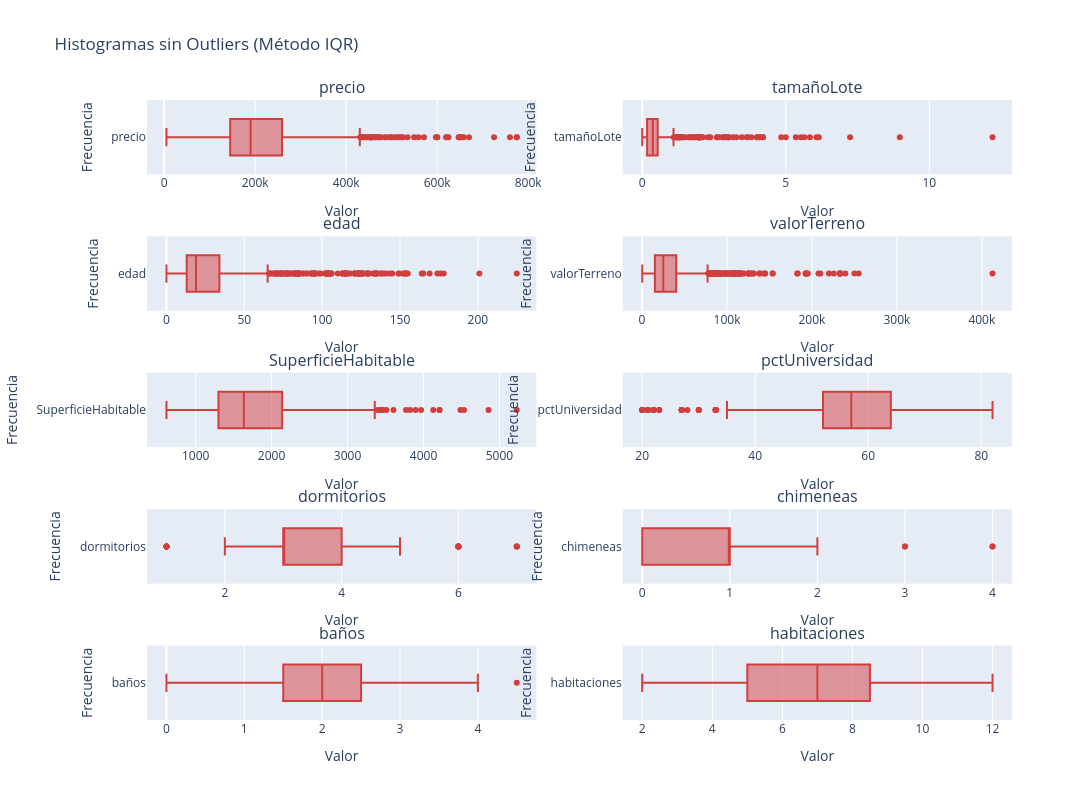

The code cell stored with this chart in its notebook:
### Markdown cell above
## BOXPLOT VARIABLES datos_numericos

### Code cell
# Número de columnas por fila (ajústalo según cuántas variables tengas)
cols = 2
rows = (len(datos_numericos) + cols - 1) // cols  # redondeo hacia arriba

# Crear subplots
fig = make_subplots(rows=rows, cols=cols, subplot_titles=datos_numericos)

# Agregar un histograma por variable
for i, var in enumerate(datos_numericos):
    row = i // cols + 1
    col = i % cols + 1
    fig.add_trace(
        go.Box(x=df[var], name=var, marker_color="#d13e3e"),
        row=row, col=col
    )
    
# Actualizar diseño
fig.update_layout(height=800, width=1300, title_text="Histogramas sin Outliers (Método IQR)",
                  showlegend=False)
fig.update_xaxes(title_text="Valor")
fig.update_yaxes(title_text="Frecuencia")

fig.show()

### Figure 1 — Plotly figure (JSON) as saved in the notebook; plotly's stock layout.template omitted (floating-point values rounded to 4 significant figures; data arrays with more than 128 entries replaced by an {"elided": "..."} marker saying what was removed)
{"data": [{"marker": {"color": "#d13e3e"}, "name": "precio", "type": "box", "x": {"elided": "1728 int values"}, "xaxis": "x", "yaxis": "y"}, {"marker": {"color": "#d13e3e"}, "name": "tamañoLote", "type": "box", "x": {"elided": "1728 float values"}, "xaxis": "x2", "yaxis": "y2"}, {"marker": {"color": "#d13e3e"}, "name": "edad", "type": "box", "x": {"elided": "1728 int values"}, "xaxis": "x3", "yaxis": "y3"}, {"marker": {"color": "#d13e3e"}, "name": "valorTerreno", "type": "box", "x": {"elided": "1728 int values"}, "xaxis": "x4", "yaxis": "y4"}, {"marker": {"color": "#d13e3e"}, "name": "SuperficieHabitable", "type": "box", "x": {"elided": "1728 int values"}, "xaxis": "x5", "yaxis": "y5"}, {"marker": {"color": "#d13e3e"}, "name": "pctUniversidad", "type": "box", "x": {"elided": "1728 int values"}, "xaxis": "x6", "yaxis": "y6"}, {"marker": {"color": "#d13e3e"}, "name": "dormitorios", "type": "box", "x": {"elided": "1728 int values"}, "xaxis": "x7", "yaxis": "y7"}, {"marker": {"color": "#d13e3e"}, "name": "chimeneas", "type": "box", "x": {"elided": "1728 int values"}, "xaxis": "x8", "yaxis": "y8"}, {"marker": {"color": "#d13e3e"}, "name": "baños", "type": "box", "x": {"elided": "1728 float values"}, "xaxis": "x9", "yaxis": "y9"}, {"marker": {"color": "#d13e3e"}, "name": "habitaciones", "type": "box", "x": {"elided": "1728 int values"}, "xaxis": "x10", "yaxis": "y10"}], "layout": {"annotations": [{"font": {"size": 16}, "showarrow": false, "text": "precio", "x": 0.225, "xanchor": "center", "xref": "paper", "y": 1, "yanchor": "bottom", "yref": "paper"}, {"font": {"size": 16}, "showarrow": false, "text": "tamañoLote", "x": 0.775, "xanchor": "center", "xref": "paper", "y": 1, "yanchor": "bottom", "yref": "paper"}, {"font": {"size": 16}, "showarrow": false, "text": "edad", "x": 0.225, "xanchor": "center", "xref": "paper", "y": 0.78, "yanchor": "bottom", "yref": "paper"}, {"font": {"size": 16}, "showarrow": false, "text": "valorTerreno", "x": 0.775, "xanchor": "center", "xref": "paper", "y": 0.78, "yanchor": "bottom", "yref": "paper"}, {"font": {"size": 16}, "showarrow": false, "text": "SuperficieHabitable", "x": 0.225, "xanchor": "center", "xref": "paper", "y": 0.56, "yanchor": "bottom", "yref": "paper"}, {"font": {"size": 16}, "showarrow": false, "text": "pctUniversidad", "x": 0.775, "xanchor": "center", "xref": "paper", "y": 0.56, "yanchor": "bottom", "yref": "paper"}, {"font": {"size": 16}, "showarrow": false, "text": "dormitorios", "x": 0.225, "xanchor": "center", "xref": "paper", "y": 0.34, "yanchor": "bottom", "yref": "paper"}, {"font": {"size": 16}, "showarrow": false, "text": "chimeneas", "x": 0.775, "xanchor": "center", "xref": "paper", "y": 0.34, "yanchor": "bottom", "yref": "paper"}, {"font": {"size": 16}, "showarrow": false, "text": "baños", "x": 0.225, "xanchor": "center", "xref": "paper", "y": 0.12, "yanchor": "bottom", "yref": "paper"}, {"font": {"size": 16}, "showarrow": false, "text": "habitaciones", "x": 0.775, "xanchor": "center", "xref": "paper", "y": 0.12, "yanchor": "bottom", "yref": "paper"}], "height": 800, "showlegend": false, "title": {"text": "Histogramas sin Outliers (Método IQR)"}, "width": 1300, "xaxis": {"anchor": "y", "autorange": true, "domain": [0, 0.45], "range": [-37780.0, 817800.0], "title": {"text": "Valor"}, "type": "linear"}, "xaxis10": {"anchor": "y10", "autorange": true, "domain": [0.55, 1], "range": [1.444, 12.56], "title": {"text": "Valor"}, "type": "linear"}, "xaxis2": {"anchor": "y2", "autorange": true, "domain": [0.55, 1], "range": [-0.6778, 12.88], "title": {"text": "Valor"}, "type": "linear"}, "xaxis3": {"anchor": "y3", "autorange": true, "domain": [0, 0.45], "range": [-12.5, 237.5], "title": {"text": "Valor"}, "type": "linear"}, "xaxis4": {"anchor": "y4", "autorange": true, "domain": [0.55, 1], "range": [-22710.0, 435500.0], "title": {"text": "Valor"}, "type": "linear"}, "xaxis5": {"anchor": "y5", "autorange": true, "domain": [0, 0.45], "range": [359.8, 5484.0], "title": {"text": "Valor"}, "type": "linear"}, "xaxis6": {"anchor": "y6", "autorange": true, "domain": [0.55, 1], "range": [16.56, 85.44], "title": {"text": "Valor"}, "type": "linear"}, "xaxis7": {"anchor": "y7", "autorange": true, "domain": [0, 0.45], "range": [0.6667, 7.333], "title": {"text": "Valor"}, "type": "linear"}, "xaxis8": {"anchor": "y8", "autorange": true, "domain": [0.55, 1], "range": [-0.2222, 4.222], "title": {"text": "Valor"}, "type": "linear"}, "xaxis9": {"anchor": "y9", "autorange": true, "domain": [0, 0.45], "range": [-0.25, 4.75], "title": {"text": "Valor"}, "type": "linear"}, "yaxis": {"anchor": "x", "autorange": true, "domain": [0.88, 1], "range": [-0.5, 0.5], "title": {"text": "Frecuencia"}, "type": "category"}, "yaxis10": {"anchor": "x10", "autorange": true, "domain": [0, 0.12], "range": [-0.5, 0.5], "title": {"text": "Frecuencia"}, "type": "category"}, "yaxis2": {"anchor": "x2", "autorange": true, "domain": [0.88, 1], "range": [-0.5, 0.5], "title": {"text": "Frecuencia"}, "type": "category"}, "yaxis3": {"anchor": "x3", "autorange": true, "domain": [0.66, 0.78], "range": [-0.5, 0.5], "title": {"text": "Frecuencia"}, "type": "category"}, "yaxis4": {"anchor": "x4", "autorange": true, "domain": [0.66, 0.78], "range": [-0.5, 0.5], "title": {"text": "Frecuencia"}, "type": "category"}, "yaxis5": {"anchor": "x5", "autorange": true, "domain": [0.44, 0.56], "range": [-0.5, 0.5], "title": {"text": "Frecuencia"}, "type": "category"}, "yaxis6": {"anchor": "x6", "autorange": true, "domain": [0.44, 0.56], "range": [-0.5, 0.5], "title": {"text": "Frecuencia"}, "type": "category"}, "yaxis7": {"anchor": "x7", "autorange": true, "domain": [0.22, 0.34], "range": [-0.5, 0.5], "title": {"text": "Frecuencia"}, "type": "category"}, "yaxis8": {"anchor": "x8", "autorange": true, "domain": [0.22, 0.34], "range": [-0.5, 0.5], "title": {"text": "Frecuencia"}, "type": "category"}, "yaxis9": {"anchor": "x9", "autorange": true, "domain": [0, 0.12], "range": [-0.5, 0.5], "title": {"text": "Frecuencia"}, "type": "category"}}}
